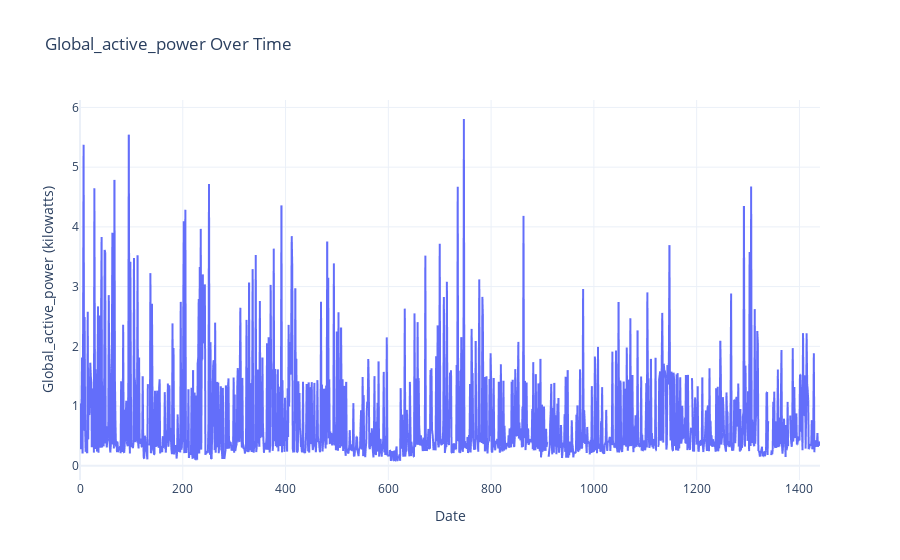
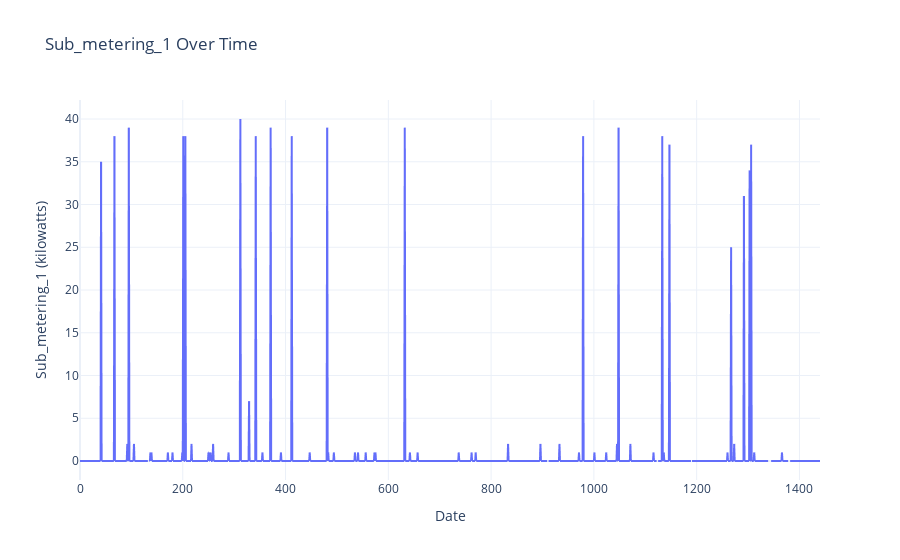
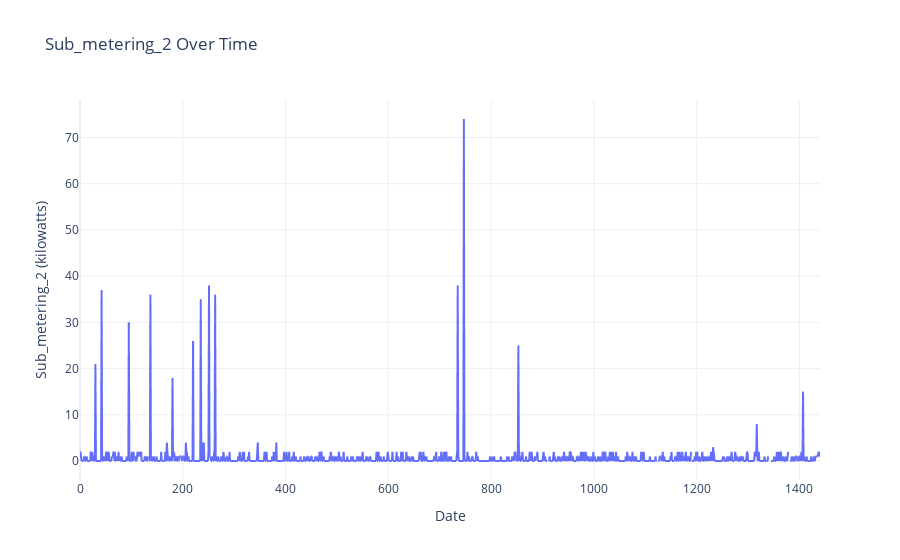
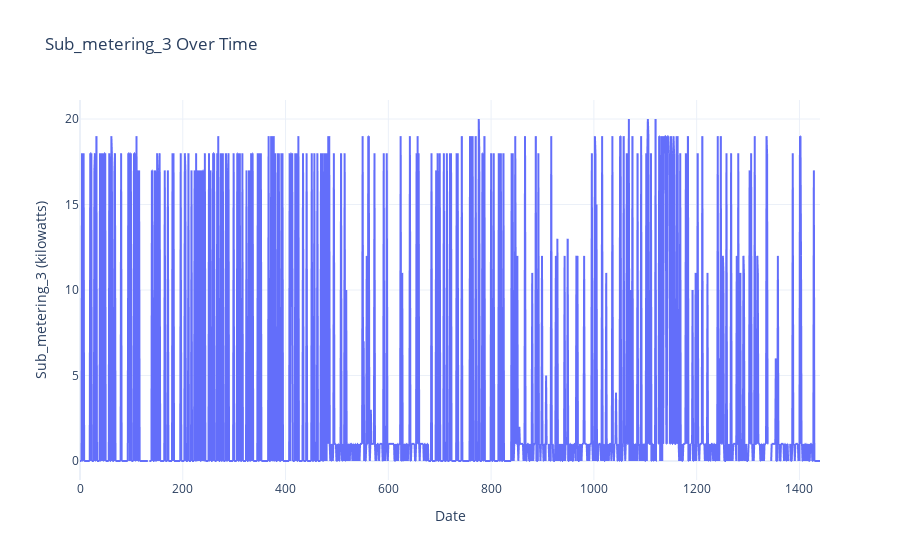

Notebook source saved alongside these figures, in order:
### Code cell
# Visualize the energy consumption over time
def energy_consumption_over_time(df):
    for column in ['Global_active_power', 'Sub_metering_1', 'Sub_metering_2', 'Sub_metering_3','temp', 'humidity', 'Voltage', 'Global_reactive_power']:
        fig = px.line(df, x=df.index, y=column, 
                      title=f'{column} Over Time')
        fig.update_layout(xaxis_title='Date', 
                          yaxis_title=f'{column} (kilowatts)',
                          template='plotly_white')
        fig.show()
energy_consumption_over_time(df)

### Figure 1 — Plotly figure (JSON) as saved in the notebook; plotly's stock layout.template omitted (floating-point values rounded to 4 significant figures; data arrays with more than 128 entries replaced by an {"elided": "..."} marker saying what was removed)
{"data": [{"hovertemplate": "index=%{x}<br>Global_active_power=%{y}<extra></extra>", "legendgroup": "", "line": {"color": "#636efa", "dash": "solid"}, "marker": {"symbol": "circle"}, "mode": "lines", "name": "", "showlegend": false, "type": "scattergl", "x": {"elided": "1441 int values"}, "xaxis": "x", "y": {"elided": "1441 float values"}, "yaxis": "y"}], "layout": {"legend": {"tracegroupgap": 0}, "title": {"text": "Global_active_power Over Time"}, "xaxis": {"anchor": "y", "domain": [0, 1], "title": {"text": "Date"}}, "yaxis": {"anchor": "x", "domain": [0, 1], "title": {"text": "Global_active_power (kilowatts)"}}}}

### Figure 2 — Plotly figure (JSON) as saved in the notebook; plotly's stock layout.template omitted (floating-point values rounded to 4 significant figures; data arrays with more than 128 entries replaced by an {"elided": "..."} marker saying what was removed)
{"data": [{"hovertemplate": "index=%{x}<br>Sub_metering_1=%{y}<extra></extra>", "legendgroup": "", "line": {"color": "#636efa", "dash": "solid"}, "marker": {"symbol": "circle"}, "mode": "lines", "name": "", "showlegend": false, "type": "scattergl", "x": {"elided": "1441 int values"}, "xaxis": "x", "y": {"elided": "1441 int values"}, "yaxis": "y"}], "layout": {"legend": {"tracegroupgap": 0}, "title": {"text": "Sub_metering_1 Over Time"}, "xaxis": {"anchor": "y", "domain": [0, 1], "title": {"text": "Date"}}, "yaxis": {"anchor": "x", "domain": [0, 1], "title": {"text": "Sub_metering_1 (kilowatts)"}}}}

### Figure 3 — Plotly figure (JSON) as saved in the notebook; plotly's stock layout.template omitted (floating-point values rounded to 4 significant figures; data arrays with more than 128 entries replaced by an {"elided": "..."} marker saying what was removed)
{"data": [{"hovertemplate": "index=%{x}<br>Sub_metering_2=%{y}<extra></extra>", "legendgroup": "", "line": {"color": "#636efa", "dash": "solid"}, "marker": {"symbol": "circle"}, "mode": "lines", "name": "", "showlegend": false, "type": "scattergl", "x": {"elided": "1441 int values"}, "xaxis": "x", "y": {"elided": "1441 int values"}, "yaxis": "y"}], "layout": {"legend": {"tracegroupgap": 0}, "title": {"text": "Sub_metering_2 Over Time"}, "xaxis": {"anchor": "y", "domain": [0, 1], "title": {"text": "Date"}}, "yaxis": {"anchor": "x", "domain": [0, 1], "title": {"text": "Sub_metering_2 (kilowatts)"}}}}

### Figure 4 — Plotly figure (JSON) as saved in the notebook; plotly's stock layout.template omitted (floating-point values rounded to 4 significant figures; data arrays with more than 128 entries replaced by an {"elided": "..."} marker saying what was removed)
{"data": [{"hovertemplate": "index=%{x}<br>Sub_metering_3=%{y}<extra></extra>", "legendgroup": "", "line": {"color": "#636efa", "dash": "solid"}, "marker": {"symbol": "circle"}, "mode": "lines", "name": "", "showlegend": false, "type": "scattergl", "x": {"elided": "1441 int values"}, "xaxis": "x", "y": {"elided": "1441 int values"}, "yaxis": "y"}], "layout": {"legend": {"tracegroupgap": 0}, "title": {"text": "Sub_metering_3 Over Time"}, "xaxis": {"anchor": "y", "domain": [0, 1], "title": {"text": "Date"}}, "yaxis": {"anchor": "x", "domain": [0, 1], "title": {"text": "Sub_metering_3 (kilowatts)"}}}}
